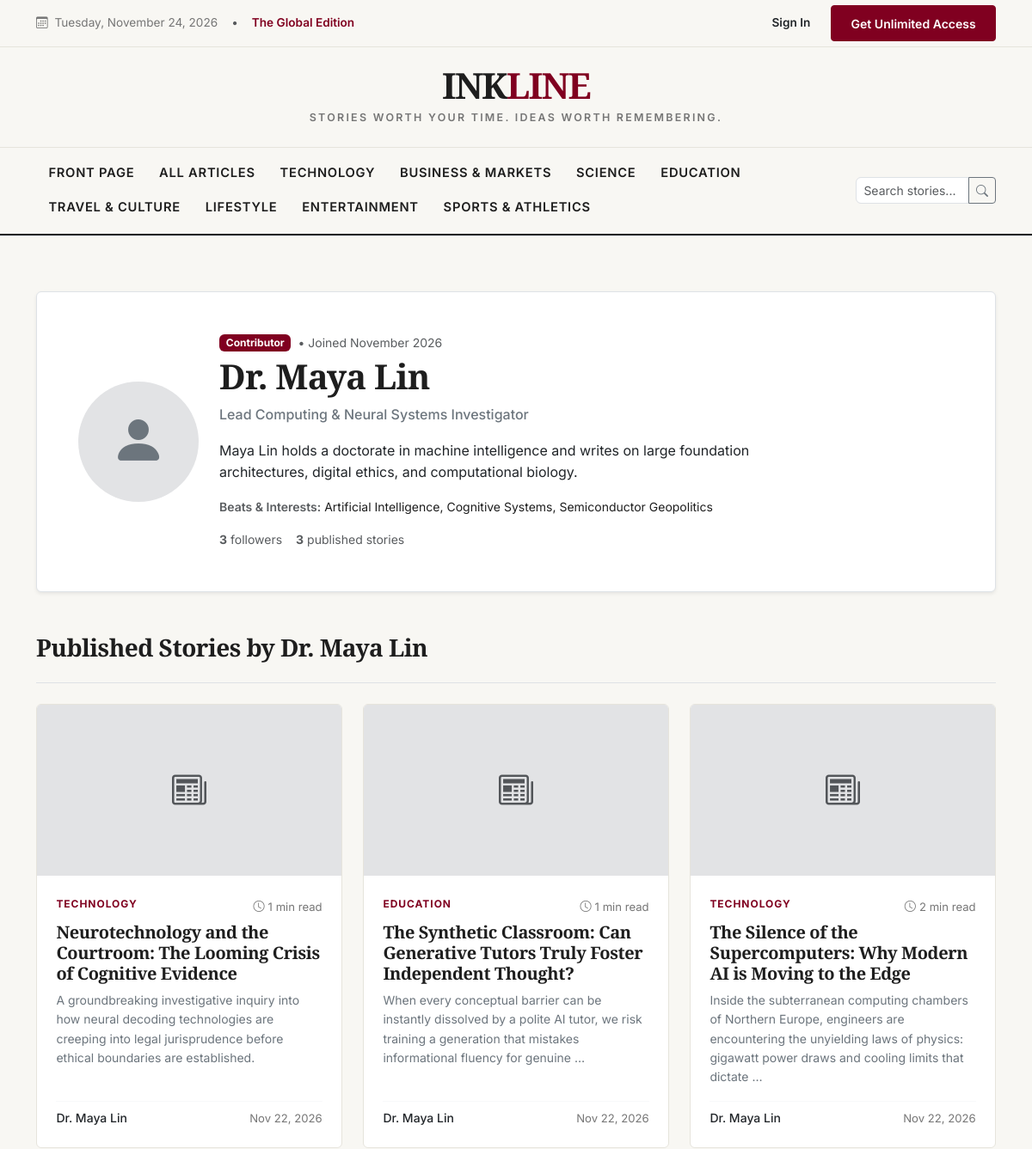
The app's page /articles/author/maya_lin/ (upper part), older data.
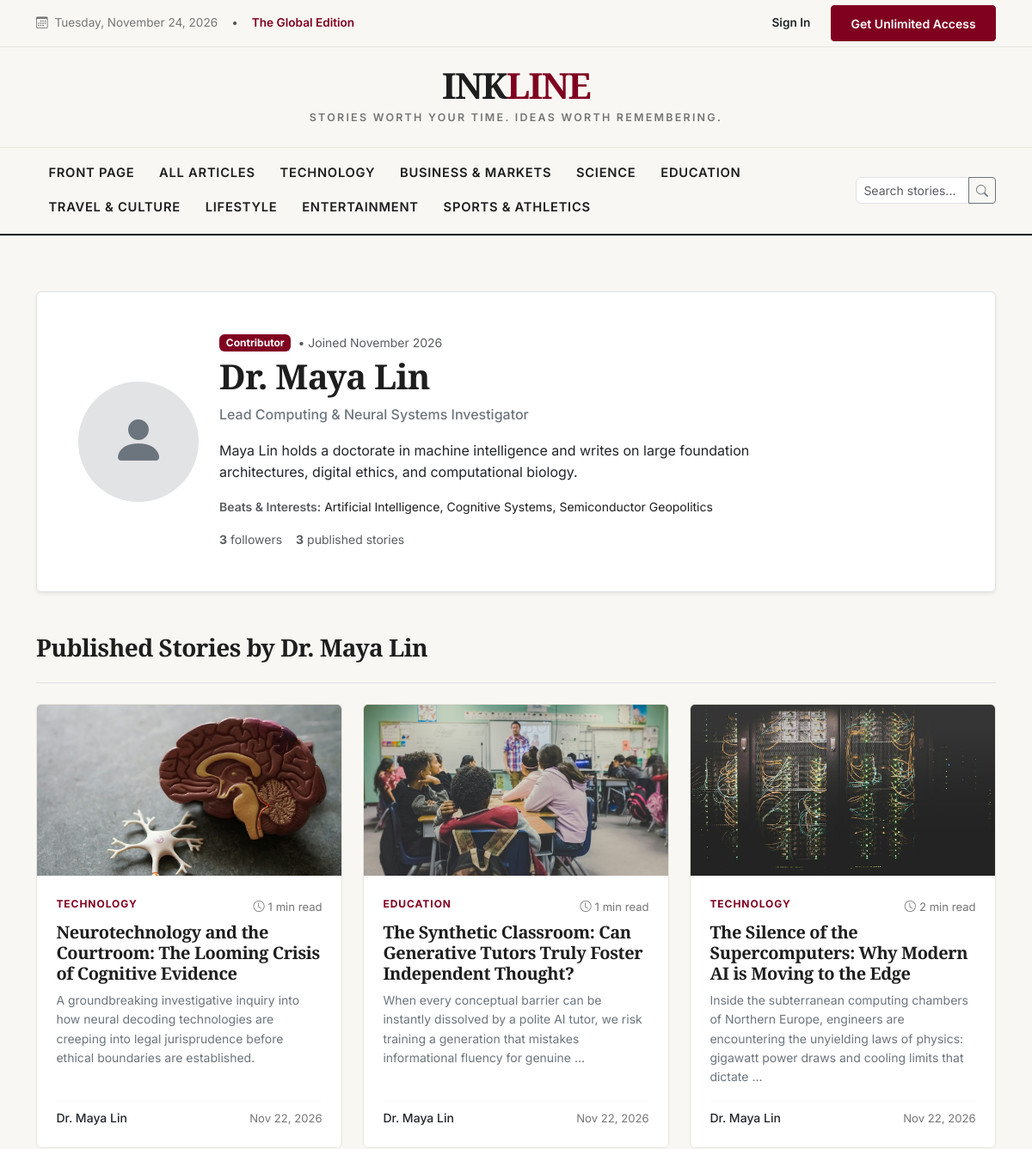
The same page, newer data.
### articles/models.py (models this page shows, shortened)
class Article(models.Model):
    class ArticleType(models.TextChoices):
        NEWS = 'NEWS', 'News'
        OPINION = 'OPINION', 'Opinion'
        FEATURE = 'FEATURE', 'Feature Story'
        EDITORIAL = 'EDITORIAL', 'Editorial'
        INTERVIEW = 'INTERVIEW', 'Interview'
        LONGFORM = 'LONGFORM', 'Long-form Investigation'
    class ArticleStatus(models.TextChoices):
        DRAFT = 'DRAFT', 'Draft'
        SUBMITTED = 'SUBMITTED', 'Submitted for Review'
        CHANGES_REQUESTED = 'CHANGES_REQUESTED', 'Changes Requested'
        APPROVED = 'APPROVED', 'Approved'
        SCHEDULED = 'SCHEDULED', 'Scheduled'
        PUBLISHED = 'PUBLISHED', 'Published'
        REJECTED = 'REJECTED', 'Rejected'
        ARCHIVED = 'ARCHIVED', 'Archived'
    title = models.CharField(max_length=255)
    subtitle = models.CharField(max_length=350, blank=True)
    slug = models.SlugField(max_length=280, unique=True, db_index=True)
    author = models.ForeignKey(settings.AUTH_USER_MODEL, on_delete=models.CASCADE, related_name='articles')
    category = models.ForeignKey(Category, on_delete=models.PROTECT, related_name='articles')
    tags = models.ManyToManyField(Tag, blank=True, related_name='articles')
    article_type = models.CharField(max_length=20, choices=ArticleType.choices, default=ArticleType.NEWS)
    excerpt = models.TextField(max_length=600, help_text='Short teaser shown to public visitors.')
    content = models.TextField(help_text='Full article content. Protected server-side.')
    cover_image = models.ImageField(upload_to='article_covers/', blank=True, null=True)
    cover_caption = models.CharField(max_length=255, blank=True)
    cover_credit = models.CharField(max_length=150, blank=True)
    status = models.CharField(max_length=20, choices=ArticleStatus.choices, default=ArticleStatus.DRAFT, db_index=True)
    word_count = models.PositiveIntegerField(default=0)
    estimated_reading_time = models.PositiveIntegerField(default=1, help_text='Estimated reading time in minutes')
    views_count = models.PositiveIntegerField(default=0)
    is_featured = models.BooleanField(default=False, help_text='Show in top featured hero banner')
    is_editors_pick = models.BooleanField(default=False, help_text='Show in Editor\'s Picks carousel')
    is_trending = models.BooleanField(default=False, help_text='Manually flag or algorithmically elevated')
    sources = models.TextField(blank=True, help_text='Optional primary sources or citations')
    created_at = models.DateTimeField(auto_now_add=True)
    updated_at = models.DateTimeField(auto_now=True)
    scheduled_at = models.DateTimeField(null=True, blank=True)
    published_at = models.DateTimeField(null=True, blank=True, db_index=True)
    class Meta:
        ordering = ['-published_at', '-created_at']

class Category(models.Model):
    name = models.CharField(max_length=100, unique=True)
    slug = models.SlugField(max_length=120, unique=True)
    description = models.TextField(blank=True)
    icon = models.CharField(max_length=50, default='bi-newspaper', help_text='Bootstrap Icon class')
    accent_color = models.CharField(max_length=30, default='#800020', help_text='Hex color code')
    order = models.PositiveIntegerField(default=0)
    is_active = models.BooleanField(default=True)
    class Meta:
        verbose_name_plural = 'Categories'
        ordering = ['order', 'name']

### accounts/models.py (models this page shows, shortened)
class CustomUser(AbstractUser):
    class Role(models.TextChoices):
        READER = 'READER', 'Reader'
        AUTHOR = 'AUTHOR', 'Author'
        ADMIN = 'ADMIN', 'Administrator'
    email = models.EmailField(unique=True, verbose_name='Email Address')
    role = models.CharField(max_length=20, choices=Role.choices, default=Role.READER)
    is_email_verified = models.BooleanField(default=False)
    email_verification_token = models.CharField(max_length=100, blank=True, null=True)
    created_at = models.DateTimeField(default=timezone.now)
    USERNAME_FIELD = 'username'
    REQUIRED_FIELDS = ['email']

class AuthorProfile(models.Model):
    user = models.OneToOneField(CustomUser, on_delete=models.CASCADE, related_name='author_profile')
    pen_name = models.CharField(max_length=100, blank=True)
    tagline = models.CharField(max_length=200, blank=True, help_text="e.g. Senior Investigative Tech Reporter")
    bio = models.TextField(blank=True)
    profile_picture = models.ImageField(upload_to='author_profiles/', blank=True, null=True)
    writing_interests = models.CharField(max_length=300, blank=True, help_text="e.g. Artificial Intelligence, Climate Science, Geopolitics")
    website_url = models.URLField(blank=True, null=True)
    twitter_handle = models.CharField(max_length=50, blank=True)
    linkedin_url = models.URLField(blank=True, null=True)
    is_approved = models.BooleanField(default=False)
    is_suspended = models.BooleanField(default=False)
    approved_at = models.DateTimeField(null=True, blank=True)
    created_at = models.DateTimeField(auto_now_add=True)
    updated_at = models.DateTimeField(auto_now=True)
    def display_name(self):
        if self.pen_name:
            return self.pen_name
        full = f"{self.user.first_name} {self.user.last_name}".strip()
        return full if full else self.user.username

### articles/views.py (the view)
# urls.py: path('author/<str:username>/', views.author_public_profile_view, name='author_public_profile'),
def author_public_profile_view(request, username):
    author_user = get_object_or_404(CustomUser, username=username)
    author_profile = getattr(author_user, 'author_profile', None)
    published_articles = Article.objects.filter(
        author=author_user,
        status=Article.ArticleStatus.PUBLISHED,
        published_at__lte=timezone.now()
    ).select_related('category').order_by('-published_at')
    paginator = Paginator(published_articles, 6)
    page_obj = paginator.get_page(request.GET.get('page'))
    is_following = False
    if request.user.is_authenticated and request.user != author_user:
        is_following = AuthorFollow.objects.filter(follower=request.user, author=author_user).exists()
    follower_count = AuthorFollow.objects.filter(author=author_user).count()
    return render(request, 'authors/public_profile.html', {
        'author_user': author_user,
        'author_profile': author_profile,
        'page_obj': page_obj,
        'is_following': is_following,
        'follower_count': follower_count,
        'total_published': published_articles.count(),
    })

### articles/context_processors.py (called while the page is built)
def global_categories(request):
    try:
        categories = Category.objects.filter(is_active=True).order_by('order', 'name')
    except Exception:
        categories = []
    return {'global_categories': categories}

### reader_features/context_processors.py (called while the page is built)
def user_notifications_count(request):
    if request.user.is_authenticated:
        try:
            unread_count = Notification.objects.filter(recipient=request.user, is_read=False).count()
        except Exception:
            unread_count = 0
        return {'unread_notifications_count': unread_count}
    return {'unread_notifications_count': 0}

### templates/authors/public_profile.html (shortened to what this page needs)
{% extends 'base.html' %}
{% load static %}
{% block content %}
<div class="container py-5">
    <div class="p-4 p-md-5 bg-white border rounded shadow-sm mb-5">
        <div class="row align-items-center g-4">
            <div class="col-md-auto text-center">
                {% if author_profile.profile_picture %}
                    <img src="{{ author_profile.profile_picture.url }}" class="rounded-circle object-fit-cover shadow-sm" style="width: 140px; height: 140px; border: 3px solid var(--ink-burgundy);" alt="{{ author_profile.display_name }}">
                {% else %}
                    <div class="rounded-circle bg-secondary-subtle d-flex align-items-center justify-content-center mx-auto" style="width: 140px; height: 140px;">
                        <i class="bi bi-person-fill display-3 text-secondary"></i>
                    </div>
                {% endif %}
            </div>
            <div class="col-md">
                <div class="d-flex align-items-center gap-2 mb-1 flex-wrap">
                    <span class="badge bg-burgundy">Contributor</span>
                    <span class="text-muted small">• Joined {{ author_user.date_joined|date:"F Y" }}</span>
                </div>
                <h1 class="font-serif fw-bold mb-2">{{ author_profile.display_name|default:author_user.username }}</h1>
                <p class="text-secondary fw-medium mb-3">{{ author_profile.tagline|default:"Journalist & Editorial Contributor" }}</p>
                <p class="text-dark mb-3" style="max-width: 680px;">
                    {{ author_profile.bio|default:"No public biography provided." }}
                </p>
                {% if author_profile.writing_interests %}
                    <div class="mb-3 small">
                        <span class="text-muted fw-semibold">Beats & Interests:</span> {{ author_profile.writing_interests }}
                    </div>
                {% endif %}
                <div class="d-flex align-items-center gap-3 flex-wrap">
                    <span class="text-muted small"><strong>{{ follower_count }}</strong> follower{{ follower_count|pluralize }}</span>
                    <span class="text-muted small"><strong>{{ total_published }}</strong> published stories</span>
                </div>
            </div>
        </div>
    </div>
    <div class="border-bottom pb-3 mb-4">
        <h3 class="font-serif fw-bold">Published Stories by {{ author_profile.display_name|default:author_user.username }}</h3>
    </div>
    <div class="row g-4 mb-5">
        {% for article in page_obj %}
            <div class="col-md-6 col-lg-4">
                {% include 'components/article_card.html' with article=article %}
            </div>
        {% empty %}
            <div class="col-12 py-4 text-muted text-center">
                This author has not published any live stories yet.
            </div>
        {% endfor %}
    </div>
</div>
{% endblock %}

### templates/components/article_card.html (shortened to what this page needs)
<div class="article-card">
    <div class="img-wrapper">
        <a href="{% url 'article_detail' article.slug %}">
            {% if article.cover_image %}
                <img src="{{ article.cover_image.url }}" alt="{{ article.title }}" loading="lazy">
            {% else %}
                <div class="d-flex align-items-center justify-content-center h-100 bg-secondary-subtle text-muted">
                    <i class="bi bi-newspaper fs-1"></i>
                </div>
            {% endif %}
        </a>
    </div>
    <div class="card-body">
        <div class="d-flex justify-content-between align-items-center mb-1">
            <a href="{% url 'category_detail' article.category.slug %}" class="category-badge">
                {{ article.category.name }}
            </a>
            <span class="meta-text"><i class="bi bi-clock me-1"></i>{{ article.estimated_reading_time }} min read</span>
        </div>
        <h5 class="card-title font-serif fw-bold mb-2">
            <a href="{% url 'article_detail' article.slug %}" class="article-title-link">
                {{ article.title }}
            </a>
        </h5>
        <p class="card-text text-secondary small flex-grow-1">
            {{ article.excerpt|truncatewords:24 }}
        </p>
        <div class="d-flex justify-content-between align-items-center pt-2 mt-auto border-top border-light">
            <div class="d-flex align-items-center gap-2">
                <a href="{% url 'author_public_profile' article.author.username %}" class="text-decoration-none text-dark fw-medium small">
                    {{ article.author.author_profile.display_name|default:article.author.username }}
                </a>
            </div>
            <div class="d-flex align-items-center gap-2">
                <span class="meta-text">{{ article.published_at|date:"M j, Y" }}</span>
            </div>
        </div>
    </div>
</div>

Row changes from the older to the newer data that the page shows:
changed Article "Neurotechnology and the Courtroom: The Looming Crisis of Cognitive Evidence": cover_image: picture added
changed Article "The Synthetic Classroom: Can Generative Tutors Truly Foster Independent Thought?": cover_image: picture added
changed Article "The Silence of the Supercomputers: Why Modern AI is Moving to the Edge": cover_image: picture added
